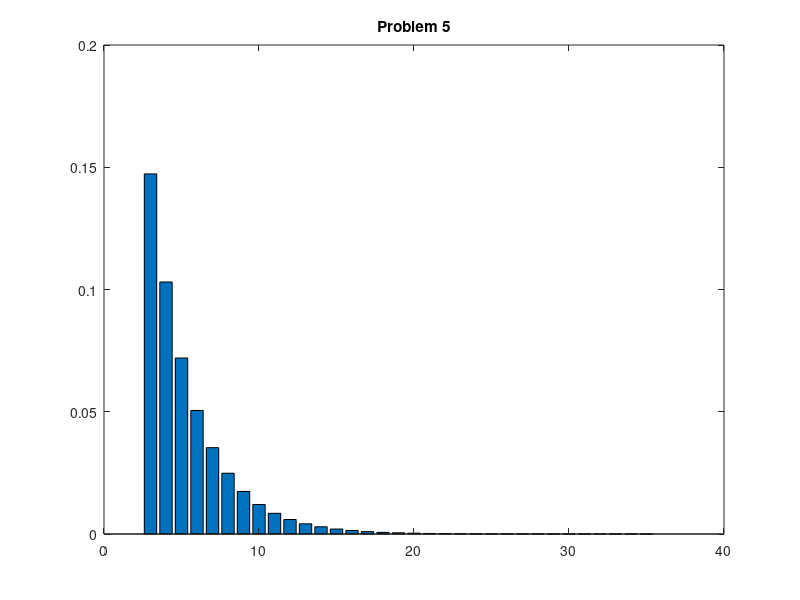

MATLAB code to generate this figure:
% Problem 5, Pset 4
% EE 178, Stanford
%
% Name: Ron Guglielmone

%Initial Values:
n = 1000000;
p = 0.3;
maindatapoints = zeros(1,35);
finalDataPoints = zeros(1,35);

% Generate Values:
for i = 1 : n
    index = 1;
    value = rand();
    while value <= (1 - p)
        value = rand();
        index = index + 1;
    end
    if index > 35
        index = 35;
    end
    
    maindatapoints(index) = maindatapoints(index) + 1;
end

% Divide by n:
for i = 3:35
    if index > 3
    finalDataPoints(i) = maindatapoints(i) / n;
    end
end

% Plot:
bar(1:35, finalDataPoints)
title('Problem 5')
        